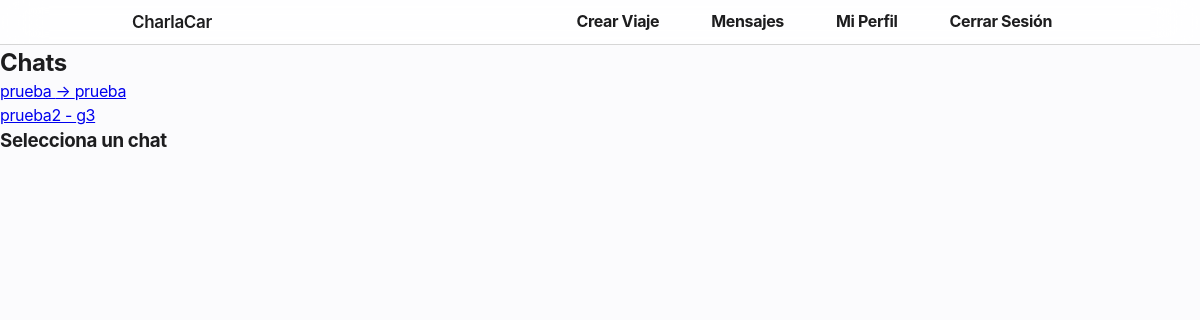
The app's page /chat/ (signed in), older data.
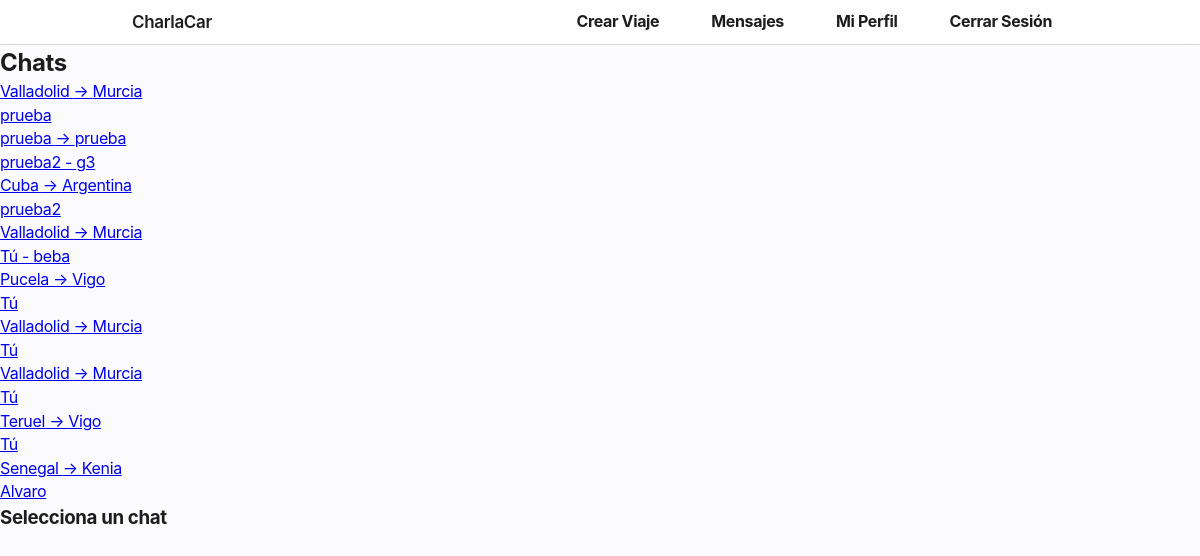
The same page, newer data.
### rides/models.py (models this page shows, shortened)
class Ride(models.Model):
    driver = models.ForeignKey(User, on_delete=models.CASCADE, related_name='rides_as_driver')
    passengers = models.ManyToManyField(User, related_name='rides_as_passenger', blank=True)
    origin = models.CharField(max_length=100)
    destination = models.CharField(max_length=100)
    departure_time = models.DateTimeField()
    total_seats = models.PositiveIntegerField()
    price = models.DecimalField(max_digits=7, decimal_places=2)

### chat/models.py (models this page shows, shortened)
class Message(models.Model):
    ride = models.ForeignKey(Ride, on_delete=models.CASCADE, related_name='messages')
    sender = models.ForeignKey(User, on_delete=models.CASCADE, related_name='sent_messages')
    content = models.TextField()
    created_at = models.DateTimeField(auto_now_add=True)
    is_read = models.BooleanField(default=False)
    class Meta:
        ordering = ['created_at']

### chat/views.py (the view)
# urls.py: path('', views.ride_chat, name='my_chats'),
@login_required
def ride_chat(request, ride_id=None):
    chats_data = get_user_chats(request.user)
    selected_ride = None
    if ride_id:
        selected_ride = get_object_or_404(Ride, id=ride_id)
        if not user_has_chat_access(request.user, selected_ride):
            messages.error(request, 'No tienes permiso para acceder a este chat.')
            return redirect('rides:ride_list')
    return render(request, 'chat/chat.html', {
        'chats_data': chats_data,
        'selected_ride': selected_ride
    })

### chat/utils.py (called while the page is built)
def get_user_chats(user: User):
    user_rides = Ride.objects.filter(
        models.Q(driver=user) |
        models.Q(passengers=user)
    ).distinct()
    chats_data = []
    for ride in user_rides:
        last_message = ride.messages.order_by('-created_at').first()
        chats_data.append({
            'ride': ride,
            'last_message': last_message
        })
    return chats_data

### chat/templates/chat/chat.html (shortened to what this page needs)
{% extends 'base.html' %}
{% load static %}
{% block content %}
<div>
    <div>
        <h2>Chats</h2>
        <div>
            {% for chat in chats_data %}
            <a href="{% url 'chat:ride_chat' chat.ride.id %}">
                <div>
                    <div>{{ chat.ride.origin }} → {{ chat.ride.destination }}</div>
                    <div>
                        {% if chat.ride.driver == user %}Tú{% else %}{{ chat.ride.driver.username }}{% endif %}
                        {% if chat.last_message %}- {{ chat.last_message.content|truncatechars:30 }}{% endif %}
                    </div>
                </div>
            </a>
            {% empty %}
            <div>Sin conversaciones</div>
            {% endfor %}
        </div>
    </div>
    <div>
        {% if selected_ride %}
            <div>
                <div>{{ selected_ride.origin }} → {{ selected_ride.destination }}</div>
                <div>{{ selected_ride.departure_time|date:"j F Y, H:i" }}</div>
                {% if not selected_ride.is_active %}<div>Chat deshabilitado</div>{% endif %}
            </div>
            <div id="chat-messages"></div>
            <div>
                <form id="chat-form" {% if not selected_ride.is_active %}disabled{% endif %}>
                    {% csrf_token %}
                    <input type="text" id="message-input" {% if not selected_ride.is_active %}disabled{% endif %}>
                    <button type="submit" {% if not selected_ride.is_active %}disabled{% endif %}>Enviar</button>
                </form>
            </div>
            <script>
                const rideId = "{{ selected_ride.id }}";
                const user = "{{ user.username }}";
                const chatMessages = document.getElementById('chat-messages');
                const chatForm = document.getElementById('chat-form');
                const messageInput = document.getElementById('message-input');
                let socket;
                // Carga el historial de mensajes
                fetch(`/chat/${rideId}/messages/`)
                    .then(response => response.json())
                    .then(data => {
                        data.messages.forEach(msg => {
                            let div = document.createElement('div');
                            div.innerHTML = `<p>${msg.sender}: ${msg.content}</p>`;
                            chatMessages.appendChild(div);
                        });
                        chatMessages.scrollTop = chatMessages.scrollHeight;
                        if (data.is_active) {
                            // Conecta WebSocket
                            const wsStart = window.location.protocol == "https:" ? "wss://" : "ws://";
                            socket = new WebSocket(wsStart + window.location.host + `/ws/chat/${rideId}/`);
                            socket.onmessage = function(e) {
                                const data = JSON.parse(e.data);
                                let div = document.createElement('div');
                                div.innerHTML = `<p>${data.sender}: ${data.content}</p>`;
                                chatMessages.appendChild(div);
                                chatMessages.scrollTop = chatMessages.scrollHeight;
                            };
                        }
                    });
                // Envía mensajes
                chatForm.addEventListener('submit', function(event) {
                    event.preventDefault();
                    const message = messageInput.value.trim();
                    if (message && socket?.readyState === WebSocket.OPEN) {
                        socket.send(JSON.stringify({'message': message}));
                        messageInput.value = '';
                    }
                });
            </script>
        {% else %}
            <div>
                <h3>Selecciona un chat</h3>
            </div>
        {% endif %}
    </div>
</div>
{% endblock %}

Row changes from the older to the newer data that the page shows:
added Ride: ride.origin "Valladolid", ride.destination "Murcia", ride.driver.username "prueba"
added Ride: ride.origin "Cuba", ride.destination "Argentina", ride.driver.username "prueba2"
added Ride: ride.origin "Valladolid", ride.destination "Murcia", shows "Tú", last_message.content "beba"
added Ride: ride.origin "Pucela", ride.destination "Vigo", shows "Tú"
added Ride: ride.origin "Valladolid", ride.destination "Murcia", shows "Tú"
added Ride: ride.origin "Valladolid", ride.destination "Murcia", shows "Tú"
added Ride: ride.origin "Teruel", ride.destination "Vigo", shows "Tú"
added Ride: ride.origin "Senegal", ride.destination "Kenia", ride.driver.username "Alvaro"
